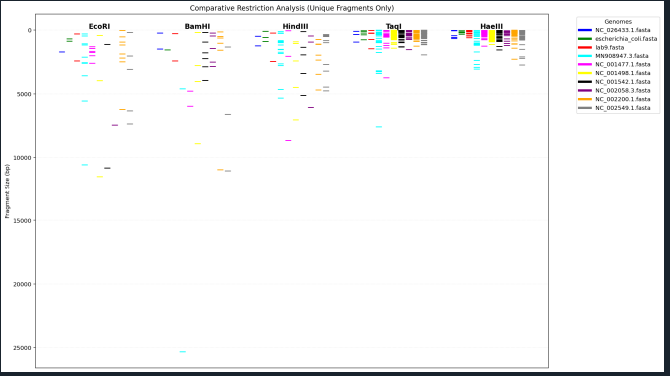

Here is the Python script that generated this plot:
#DOWNLOAD 10 INFLUENZA virus variants from NCBI and analyze their genome by using the application from assignment 1 (previous assignment)
#make an electrophoresys gel for each genome
#eliminate all lines that are in common between the gel simul such that the differences will be shown
#merge all electrophoresys gel simulations (that show only the differences) in one general electrophoresys gel
import tkinter as tk
from tkinter import messagebox
import matplotlib.pyplot as plt
import os

enzymes = {
    "EcoRI": ("GAATTC", 1),
    "BamHI": ("GGATCC", 1),
    "HindIII": ("AAGCTT", 1),
    "TaqI": ("TCGA", 1),
    "HaeIII": ("GGCC", 2)
}

# Hardcoded list of files to import automatically
TARGET_FILES = [
    "NC_026433.1.fasta",
    "escherichia_coli.fasta",
    "lab9.fasta",
    "MN908947.3.fasta",
    "NC_001477.1.fasta",
    "NC_001498.1.fasta",
    "NC_001542.1.fasta",
    "NC_002058.3.fasta",
    "NC_002200.1.fasta",
    "NC_002549.1.fasta"
]

def digest_sequence(sequence):
    results = {}
    seq_len = len(sequence)
    
    for name, (pattern, offset) in enzymes.items():
        cuts = [0]
        i = sequence.find(pattern)
        while i != -1:
            cut_pos = i + offset
            cuts.append(cut_pos)
            i = sequence.find(pattern, i + 1)
        cuts.append(seq_len)
        cuts.sort()
        
        fragments = []
        for k in range(len(cuts) - 1):
            length = cuts[k+1] - cuts[k]
            fragments.append(length)
            
        results[name] = fragments
    return results

def load_specific_files():
    sequences = {}
    
    print("Attempting to load files...")
    
    for filename in TARGET_FILES:
        try:
            with open(filename, "r") as f:
                header = None
                seq_parts = []
                for line in f:
                    line = line.strip()
                    if not line: continue
                    if line.startswith(">"):
                        # Use the filename or the first word of header as key
                        header = filename 
                        break # We only need the header line to start
                
                # Reset file pointer to read full content properly if needed, 
                # but standard FASTA parsing:
                f.seek(0)
                current_seq = []
                for line in f:
                    line = line.strip()
                    if line.startswith(">"):
                        continue
                    current_seq.append(line.upper())
                
                full_seq = "".join(current_seq)
                clean_seq = "".join([c for c in full_seq if c in "ACGT"])
                
                if clean_seq:
                    sequences[filename] = clean_seq
                    print(f"Successfully loaded: {filename} ({len(clean_seq)} bp)")
                else:
                    print(f"Warning: {filename} was empty or invalid.")

        except FileNotFoundError:
            print(f"Error: Could not find {filename}")
    
    return sequences

def analyze():
    # Load the specific files defined in TARGET_FILES
    genomes = load_specific_files()
    
    if not genomes:
        messagebox.showerror("Error", "No valid sequences loaded.\nMake sure the FASTA files are in the same folder.")
        return

    print(f"\nTotal genomes loaded: {len(genomes)}")

    all_data = {}
    for name, seq in genomes.items():
        all_data[name] = digest_sequence(seq)

    common_map = {}
    
    # 1. Identify common fragments
    first_genome = list(all_data.keys())[0]
    
    for enz in enzymes:
        common_frags = set(all_data[first_genome][enz])
        
        for name in genomes:
            frags = set(all_data[name][enz])
            # Intersection: keep only fragments present in ALL genomes
            common_frags = common_frags.intersection(frags)
        
        common_map[enz] = common_frags
        
    # 2. Filter data
    filtered_data = {}
    for name in genomes:
        filtered_data[name] = {}
        for enz in enzymes:
            original = all_data[name][enz]
            commons = common_map[enz]
            unique = [f for f in original if f not in commons]
            filtered_data[name][enz] = unique

    # 3. Plot
    plt.figure(figsize=(16, 9))
    
    variant_names = list(genomes.keys())
    num_vars = len(variant_names)
    gap = 3
    current_x = 0
    
    # Colors for different files to distinguish them better
    colors = ['blue', 'green', 'red', 'cyan', 'magenta', 'yellow', 'black', 'purple', 'orange', 'grey']
    
    for enz in enzymes:
        # Label the enzyme group
        group_center = current_x + (num_vars / 2)
        plt.text(group_center, -100, enz, ha='center', fontsize=12, fontweight='bold')
        
        for i, v_name in enumerate(variant_names):
            frags = filtered_data[v_name][enz]
            lane_pos = current_x + i
            
            # Pick color cyclically
            col = colors[i % len(colors)]
            
            for f in frags:
                plt.hlines(y=f, xmin=lane_pos-0.4, xmax=lane_pos+0.4, linewidth=1.5, color=col)
        
        current_x += num_vars + gap

    # Create a custom legend for the files
    patches = [plt.Line2D([0], [0], color=colors[i % len(colors)], lw=4, label=v_name) for i, v_name in enumerate(variant_names)]
    plt.legend(handles=patches, bbox_to_anchor=(1.05, 1), loc='upper left', title="Genomes")

    plt.title("Comparative Restriction Analysis (Unique Fragments Only)")
    plt.ylabel("Fragment Size (bp)")
    
    plt.gca().invert_yaxis()
    
    # Remove X axis ticks
    plt.tick_params(axis='x', which='both', bottom=False, top=False, labelbottom=False)
    
    plt.grid(axis='y', linestyle=':', alpha=0.3)
    plt.tight_layout()
    plt.show()

root = tk.Tk()
root.title(" viral Genome Analysis")
root.geometry("350x150")

label = tk.Label(root, text="Analysis of 10 Pre-loaded Genomes", font=("Arial", 10))
label.pack(pady=10)

btn = tk.Button(root, text="Run Analysis", command=analyze, font=("Arial", 12), bg="#dddddd")
btn.pack(expand=True, pady=10)

root.mainloop()
